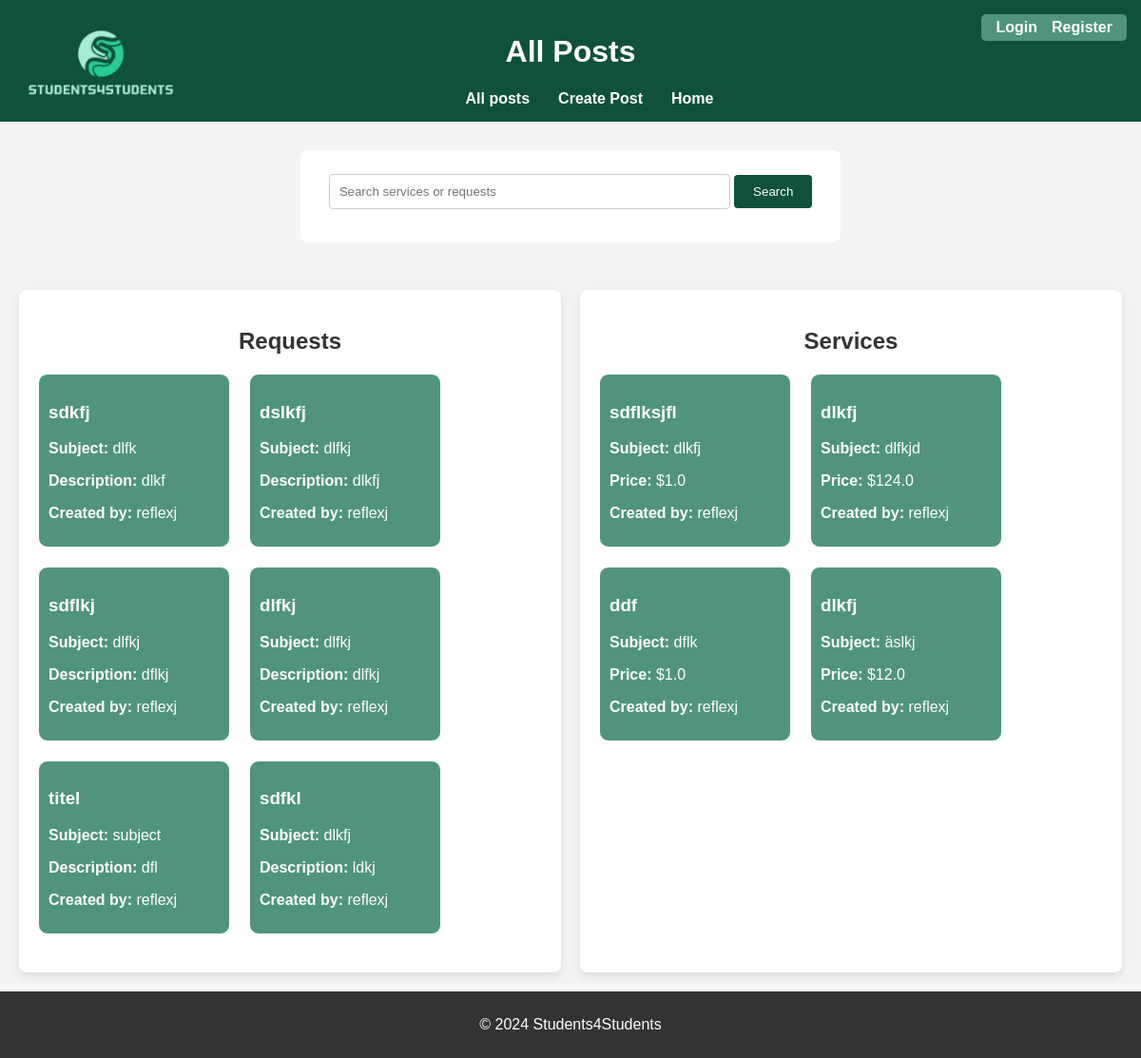
The app's page /allposts, older data.
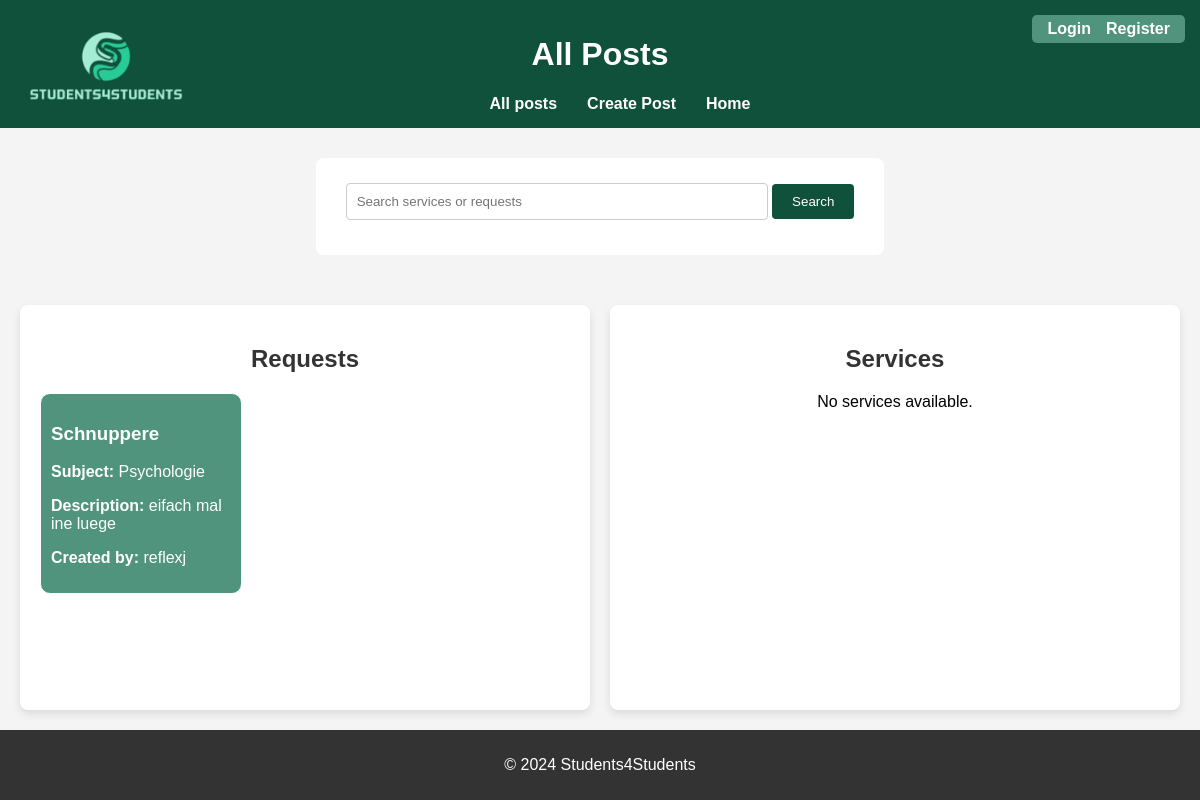
The same page, newer data.
### app.py (models this page shows, shortened)
class RequestPost(db.Model):
    id = db.Column(db.Integer, primary_key=True)
    title = db.Column(db.String(100), nullable=False)
    description = db.Column(db.String(200), nullable=False)
    subject = db.Column(db.String(100), nullable=False)
    price = db.Column(db.String(100), nullable=False)
    additional_information = db.Column(db.String(200), nullable=True)
    contact =db.Column(db.String(100), nullable = False)
    user_id = db.Column(db.Integer, db.ForeignKey('user.id'), nullable=False)
    user = db.relationship('User', backref=db.backref('requests', lazy=True))

class User(db.Model, UserMixin):
    id = db.Column(db.Integer, primary_key=True)
    username = db.Column(db.String(150), unique=True, nullable=False)
    email = db.Column(db.String(150), unique=True, nullable=False)
    password = db.Column(db.String(150), nullable=False)
    posts = db.relationship('ServicePost', backref='user', lazy=True)

class ServicePost(db.Model):
    id = db.Column(db.Integer, primary_key=True)
    title = db.Column(db.String(100), nullable=False)
    description = db.Column(db.String(200), nullable=False)
    price = db.Column(db.Float, nullable=False)
    subject = db.Column(db.String(100), nullable=False)
    university = db.Column(db.String(100), nullable=False)
    semester = db.Column(db.String(50), nullable=False)
    contact =db.Column(db.String(100), nullable = False)
    additional_info =db.Column(db.String(200), nullable = True)
    user_id = db.Column(db.Integer, db.ForeignKey('user.id'), nullable=False)

### app.py (the view)
@app.route('/allposts')
def allposts():
    posts = ServicePost.query.join(User).add_columns(User.username).all()
    requests = RequestPost.query.join(User).add_columns(User.username).all()
    return render_template('allposts.html', requests =requests, posts = posts)

### templates/allposts.html (shortened to what this page needs)
<!DOCTYPE html>
<html lang="en">
<head>
    <link rel="stylesheet" href="{{ url_for('static', filename='style_allposts.css') }}">
</head>
<body>
    <header>
        <a href="/">
            <img src="{{ url_for('static', filename='images/logo.png') }}" alt="Website Logo" id="logo">
        </a>
        <h1>All Posts</h1>
        <nav>
            <ul>
                <li><a href="/allposts">All posts</a></li>
                <li><a href="/createpost">Create Post</a></li>
                <li><a href="/">Home</a></li>
            </ul>
        </nav>
        <section class="auth-links">
            {% if current_user.is_authenticated %}
                <a href="/profile">Your Profile</a>
                <a href="{{ url_for('logout') }}">Logout</a>
            {% else %}
                <a href="{{ url_for('login') }}">Login</a>
                <a href="{{ url_for('register') }}">Register</a>
            {% endif %}
        </section>
    </header>
    <form id="searchbar" action="{{ url_for('search_results') }}" method="get">
        <input type="text" name="query" placeholder="Search services or requests" required>
        <button type="submit">Search</button>
    </form>
    <main>
        <div id="all_requests">
            <h2>Requests</h2>
            {% if requests %}
            <div class="post-container">
                {% for request, username in requests %}
                <ul class="post-list">
                    <li>
                        <a id="link" href="{{ url_for('request_detail', request_id=request.id) }}">
                            <h3>{{ request.title }}</h3>
                            <p><strong>Subject:</strong> {{ request.subject }}</p>
                            <p><strong>Description:</strong> {{ request.description }}</p>
                            <p><strong>Created by:</strong> {{ username }}</p>
                        </a>
                    </li>
                </ul>
                {% endfor %}
            </div>
            {% else %}
            <p id="no">No requests available.</p>
            {% endif %}
        </div>
        <div id="all_services">
            <h2>Services</h2>
            {% if posts %}
            <div class="post-container">
                {% for post, username in posts %}
                <ul class="post-list">
                    <li>
                        <a id="link" href="{{ url_for('service_detail', service_id=post.id) }}">
                            <h3>{{ post.title }}</h3>
                            <p><strong>Subject:</strong> {{ post.subject }}</p>
                            <p><strong>Price:</strong> ${{ post.price }}</p>
                            <p><strong>Created by:</strong> {{ username }}</p>
                        </a>
                    </li>
                </ul>
                {% endfor %}
            </div>
            {% else %}
            <p id="no">No services available.</p>
            {% endif %}
        </div>
    </main>
    <footer>
        <p>&copy; 2024 Students4Students</p>
    </footer>
</body>
</html>

### static/style_allposts.css (style rules this page uses)
body { font-family: Arial, sans-serif; background-color: #f4f4f4; margin: 0; padding: 0; display: flex; flex-direction: column; min-height: 100vh; }
header { background-color: #10513c; color: white; text-align: center; padding: 15px; position: relative; }
nav { display: flex; justify-content: center; align-items: center; width: 100%; }
nav ul { list-style-type: none; display: flex; gap: 30px; margin: 0; justify-content: center; align-items: center; text-align: center; }
nav ul li { margin: 0; }
nav ul li a { text-decoration: none; color: #fff; font-weight: bold; text-align: center; }
.auth-links { display: flex; gap: 15px; background-color: #50947d; padding: 5px 15px; border-radius: 5px; margin-left: auto; position: absolute; right: 15px; top: 15px; }
.auth-links a { color: white; text-decoration: none; font-weight: bold; display: inline-block; transition: transform 0.3s ease; }
form { max-width: 600px; margin: 30px auto; padding: 20px; background-color: #fff; border-radius: 8px; }
form input { width: 100%; padding: 10px; margin-bottom: 10px; border: 1px solid #ccc; border-radius: 4px; }
form button { max-width: 600px; padding: 10px 20px; background-color: #10513c; color: white; border: none; border-radius: 4px; cursor: pointer; }
#searchbar { background-color: #fff; max-width: 600px; padding: 25px 30px; }
#searchbar input { width: 400px; }
main { flex: 1; display: flex; justify-content: space-between; padding: 20px; gap: 20px; }
.post-container { display: flex; flex-direction: row; flex-wrap: wrap; gap: 20px; margin: 20px 0; }
.post-list { list-style-type: none; margin: 0; padding: 0; width: 180px; background-color: #50947d; border: 1px solid #fff; border-radius: 10px; padding: 10px; }
.post-list li { color: #fff; }
h2 { text-align: center; color:#333; }
#no { text-align: center; }
#all_services, #all_requests { width: 50%; background-color: #fff; padding: 20px; border-radius: 8px; box-shadow: 0 4px 8px rgba(0, 0, 0, 0.1); box-sizing: border-box; }
header img { max-height: 80px; object-fit: contain; position: absolute; top: 25px; left: 25px; }
footer { text-align: center; padding: 10px; background-color: #333; color: white; }
#link { text-decoration: none; color: #fff; display: inline-block; transition: transform 0.3s ease; }

Row changes from the older to the newer data that the page shows:
removed RequestPost: title "dslkfj", subject "dlfkj", description "dlkfj", username "reflexj"
removed RequestPost: title "sdflkj", subject "dlfkj", description "dflkj", username "reflexj"
removed RequestPost: title "dlfkj", subject "dlfkj", description "dlfkj", username "reflexj"
removed RequestPost: title "titel", subject "subject", description "dfl", username "reflexj"
removed RequestPost: title "sdfkl", subject "dlkfj", description "ldkj", username "reflexj"
removed ServicePost: title "sdflksjfl", subject "dlkfj", price "1.0", username "reflexj"
removed ServicePost: title "dlkfj", subject "dlfkjd", price "124.0", username "reflexj"
removed ServicePost: title "ddf", subject "dflk", price "1.0", username "reflexj"
removed ServicePost: title "dlkfj", subject "äslkj", price "12.0", username "reflexj"
changed RequestPost "reflexj": title "sdkfj" → "Schnuppere"; subject "dlfk" → "Psychologie"; description "dlkf" → "eifach mal ine luege"
Text that changed along with them:
text now shown: "No services available."
